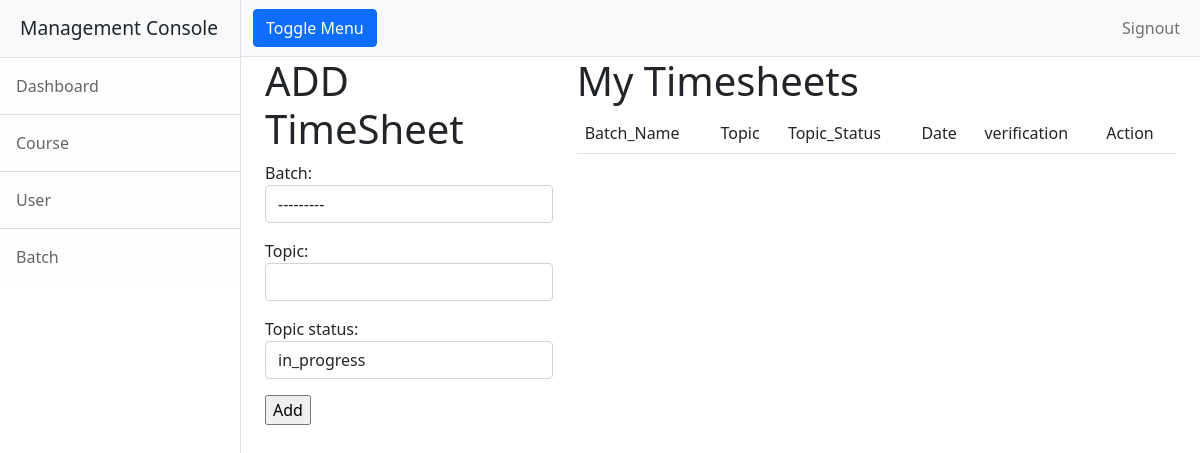
Before: /centerhead/users/addtimesheet (signed in) with the older database file.
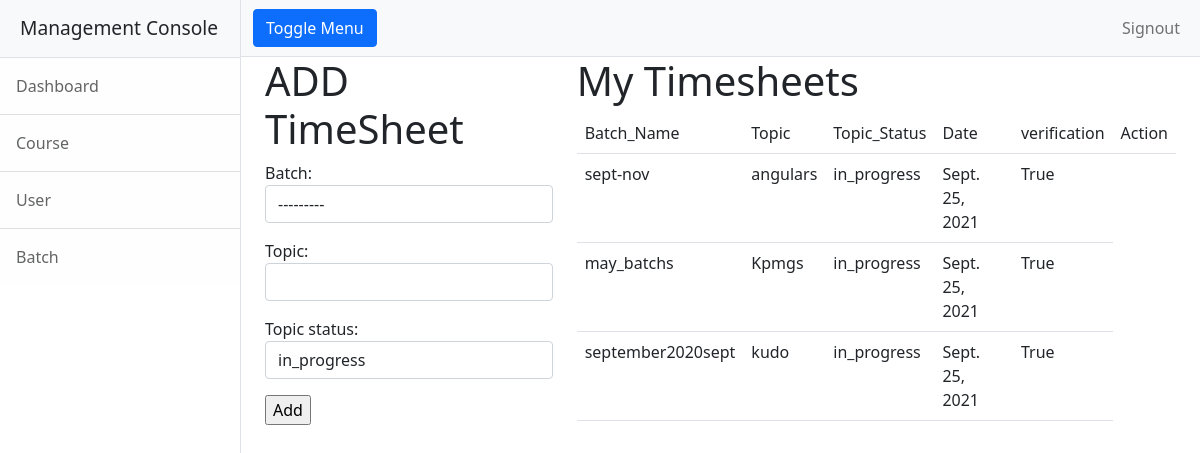
After: the same page with the newer database file.
### reporting/models.py (models this page shows, shortened)
class Timesheet(models.Model):
    user=models.CharField(max_length=120)
    batch=models.ForeignKey(Batch,on_delete=models.CASCADE)
    topic=models.CharField(max_length=120)
    date=models.DateField(auto_now_add=True)
    verified=models.BooleanField(default=False)
    options=(("in_progress","in_progress"),("completed","completed"))
    topic_status=models.CharField(max_length=120,choices=options,default="in_progress")

class Batch(models.Model):
    course=models.ForeignKey(Course,on_delete=models.CASCADE)
    batch_name = models.CharField(max_length=100, unique=True)
    is_active = models.BooleanField(default=True)
    def __str__(self):
        return self.batch_name

### reporting/views.py (the view, shortened to what this page needs)
# urls.py: path("users/addtimesheet",views.AddTimeSheetView.as_view(),name="addtimesheet"),
@method_decorator(Sign_required,name='dispatch')
class AddTimeSheetView(CreateView):
    model = Timesheet
    form_class=forms.TimesheetForm
    template_name = "reporting/add_timesheet.html"
    def get_context_data(self, **kwargs):
        context=super().get_context_data(**kwargs)
        context["timesheets"]=self.model.objects.filter(user=self.request.user)
        return context

### reporting/forms.py
class TimesheetForm(forms.ModelForm):
    class Meta:
        model = Timesheet
        fields=["batch","topic","topic_status"]
        widgets={
            "batch":forms.Select(attrs={"class":"form-control"}),
            "topic":forms.TextInput(attrs={"class":"form-control"}),
            "topic_status":forms.Select(attrs={"class":"form-control"})
        }

### reporting/models.py (called while the page is built)
    def __str__(self):
        return self.email

### reporting/templates/reporting/add_timesheet.html (shortened to what this page needs)
<!DOCTYPE html>
{%extends 'reporting/base.html' %}
{%block body_block%}
<div class="container">
    <div class="row">
 <div class="col-4">
             <h1>ADD TimeSheet</h1>
            <form action="" method="post">
                {{form.as_p}}
                <input type="submit" value="Add">
            </form>
        </div>
        <div class="col-8">
           <table class="table">
               <h1>My Timesheets</h1>
               <tr>
                   <td>Batch_Name</td>
                    <td>Topic</td>
                   <td>Topic_Status</td>
                   <td>Date</td>
                   <td>verification</td>
                   <td>Action</td>
               </tr>
               {%for timesheet in timesheets%}
               <tr>
                   <td>{{timesheet.batch}}</td>
                 <td>{{timesheet.topic}}</td>
                   <td>{{timesheet.topic_status}}</td>
                          <td>{{timesheet.date}}</td>
                   <td>{{timesheet.verified}}</td>
               </tr>
               {%endfor%}
           </table>
        </div>
    </div>
</div>
{%endblock%}

Changed rows visible on the page:
added Timesheet: batch "sept-nov", topic "angulars", topic_status "in_progress", date "Sept. 25, 2021", verified "True"
added Timesheet: batch "may_batchs", topic "Kpmgs", topic_status "in_progress", date "Sept. 25, 2021", verified "True"
added Timesheet: batch "september2020sept", topic "kudo", topic_status "in_progress", date "Sept. 25, 2021", verified "True"
